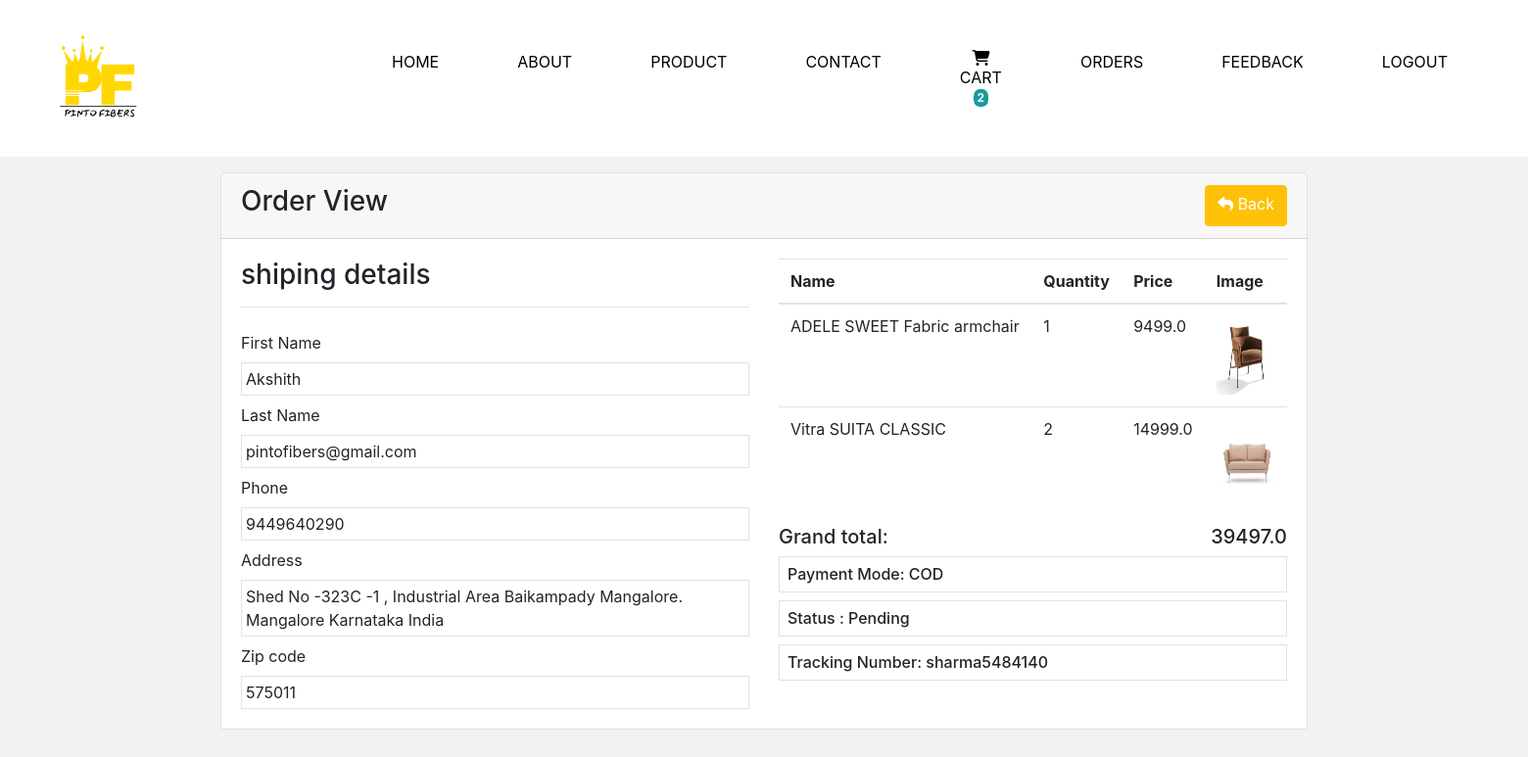
The app's page /view-order/sharma5484140 (signed in) with its own data.
### furnitureapp/models/orders.py (models this page shows, shortened)
class Order(models.Model):
    user = models.ForeignKey(User, on_delete=models.CASCADE)
    fname = models.CharField(max_length=150, default='', null=False)
    lname = models.CharField(max_length=150, default='', null=False)
    email = models.CharField(max_length=150,default='', null=False)
    phone = models.CharField(max_length=150,default='', null=False)
    address = models.TextField(null=False)
    city = models.CharField(max_length=150, default='', null=False)
    state = models.CharField(max_length=150, default='', null=False)
    country = models.CharField(max_length=150, default='', null=False)
    pincode = models.CharField(max_length=150, default='', null=False)
    total_price = models.FloatField(default=0.0, null=False)
    payment_mode = models.CharField(max_length=150,default="", null=False)
    payment_id = models.CharField(max_length=250, null=True)
    orderstatuses = (
        ('Pending', 'Pending'),
        ('Out For Shipping', 'Out For Shipping'),
        ('Completed', 'Completed'),
    )
    status = models.CharField(max_length=150, choices=orderstatuses, default ='Pending')
    message = models.TextField(null=True)
    tracking_no = models.CharField(max_length=150, null=True)
    created_at = models.DateTimeField(default=timezone.now, editable=False)
    updated_at = models.DateTimeField(default=timezone.now, editable=False)

class OrderItem(models.Model):
    order = models.ForeignKey(Order, on_delete=models.CASCADE)
    product = models.ForeignKey(Product, on_delete=models.CASCADE)
    price = models.FloatField(null=True)
    quantity = models.IntegerField(null=False, default=0)
    product_image_url = models.URLField(null=True)

### furnitureapp/models/product.py (models this page shows, shortened)
class Product(models.Model):
    name = models.CharField(max_length=50)
    price = models.IntegerField(default=0)
    category = models.ForeignKey(Categorie, on_delete=models.CASCADE, default="", null=True, blank=True)
    description = models.TextField()
    image = models.ImageField(upload_to="products/")

### furnitureapp/views/orders.py (the view)
# urls.py: path("view-order/<str:t_no>", orderview, name="orderview"),
@login_required(login_url="login")
def orderview(request, t_no):
    cart_count = get_cart_count(request.user)
    order = Order.objects.filter(tracking_no=t_no).filter(user=request.user).first()
    order_items = OrderItem.objects.filter(order=order)
    context = {
        "order": order,
        "orderitems": order_items,
        "cart_count": cart_count,
    }  # Pass cart_count to the context
    return render(request, "view-order.html", context)

### furnitureapp/utils.py (called while the page is built)
def get_cart_count(user):
    if user.is_authenticated:
        return Cart.objects.filter(user=user).count()
    return 0

### templates/view-order.html (shortened to what this page needs)
{% extends "index.html" %}
{%load cart%}
{%load custom_filter%}
{%load static%}
{% block body %}
<div class="container my-3">
    <div class="row">
        <div class="col-md-12">
            <div class="card shadow ">
                <div class="card-header ">
                    <div class="d-flex justify-content-between mb-0">
                        <h3>Order View</h3>
                        <a href="{% url 'orders' %}" class="btn btn-warning text-white"><i class="fa fa-reply"></i>
                            Back</a>
                    </div>
                </div>
                <div class="card-body">
                    <div class="row">
                        <div class="col-md-6">
                            <h3> shiping details </h3>
                            <hr>
                            <label class="mt-2"> First Name</label>
                            <div class="border p-1"> {{order.fname}}</div>
                            <label class="mt-2"> Last Name</label>
                            <div class="border p-1"> {{order.email}}</div>
                            <label class="mt-2"> Phone</label>
                            <div class="border p-1"> {{order.phone}}</div>
                            <label class="mt-2"> Address</label>
                            <div class="border p-1">
                                {{order.address}}
                                {{order.city}}
                                {{order.state}}
                                {{order.country}}
                            </div>
                            <label class="mt-2"> Zip code </label>
                            <div class="border p-1"> {{order.pincode}}</div>
                        </div>
                        <div class="col-md-6">
                            <table class="table">
                                <thead>
                                    <tr>
                                        <th>Name</th>
                                        <th>Quantity</th>
                                        <th>Price</th>
                                        <th>Image</th>
                                    </tr>
                                </thead>
                                <tbody>
                                    {% for item in orderitems %}
                                    <tr>
                                        <td>{{ item.product.name }}</td>
                                        <td>{{ item.quantity }}</td>
                                        <td>{{ item.price }}</td>
                                        <td><img style="height: 80px;" width="60px" src="{{ item.product.image.url }}" alt=""></td>
                                    </tr>
                                    {% endfor %}
                                </tbody>
                            </table>
                            <h5 class="d-flex justify-content-between"><span>Grand total:</span><span class="text-end">{{ order.total_price }}</span></h5>
                            <h6 class="border p-2"> Payment Mode: {{order.payment_mode}} </h6>
                            <h6 class="border p-2"> Status : {{order.status}} </h6>
                            <h6 class="border p-2"> Tracking Number: {{order.tracking_no}} </h6>
                        </div>
                    </div>
                </div>
            </div>
        </div>
    </div>
</div>
{% endblock body %}

### templates/index.html (shortened to what this page needs)
{% load static %}
<html>
<head>
    <link rel="stylesheet" href="https://cdn.jsdelivr.net/npm/bootstrap@4.0.0/dist/css/bootstrap.min.css">
    <link rel="stylesheet" href="https://cdnjs.cloudflare.com/ajax/libs/font-awesome/6.5.1/css/all.min.css" />
    <link href="https://cdn.jsdelivr.net/npm/swiper@11.0.3/swiper-bundle.min.css" rel="stylesheet">
    <link rel="stylesheet" href="{% static '/css/index.css' %}" />
</head>
    <nav id="home">
        <div class="navigation">
            <img src="{% static '../static/images/2.png' %}" alt="" class="logo">
            <div class="menu">
                <a href="/">HOME</a>
                <a href="/about">ABOUT</a>
                <a href="/product">PRODUCT</a>
                <a href="/contact">CONTACT</a>
                <a href="/cart"><i class="fa-solid fa-cart-shopping"></i> CART <span class="badge small-badge-info" style="background-color: #189b9b;color: aliceblue; padding: 3px 4px; border-radius: 40%;">{{ cart_count }}</span></a>
                {% if user.is_authenticated %}
                <a href="/orders">ORDERS<span class="sr-only">(current)</span></a></li>
                <a href="/feedback">FEEDBACK</a>
                <a href="{% url 'logout' %}">LOGOUT</a>
                {% else %}
                <a href="login"><i class="fa-regular fa-user"></i> LOGIN</a>
                {% endif %}
            </div>
        </div>
    </nav>
{%block body%}
{%endblock body%}
</body>
</html>

### static/css/index.css (style rules this page uses)
nav { width: 100%; background-color: #fff; margin: 0 0 15px; }
.navigation { width: 95%; margin: 0 20px; padding: 30px; display: flex; align-items: center; }
.logo { width: 100px; height: 100px; }
.menu { display: flex; column-gap: 5rem; padding-left: 250px; }
.menu a { color: #000; text-transform: uppercase; font-size: 16px; transition: var(--transition); text-align: center; }

### records on screen
Order: fname "Akshith", email "pintofibers@gmail.com", phone "9449640290", address "Shed No -323C -1 , Industrial Area Baikampady Mangalore.", city "Mangalore", state "Karnataka", country "India", pincode "575011", total_price "39497.0", payment_mode "COD", status "Pending", tracking_no "sharma5484140"
OrderItem: product.name "ADELE SWEET Fabric armchair", quantity "1", price "9499.0", product.image (picture)
OrderItem: product.name "Vitra SUITA CLASSIC", quantity "2", price "14999.0", product.image (picture)

### other values on screen
{{ cart_count }} "2"
